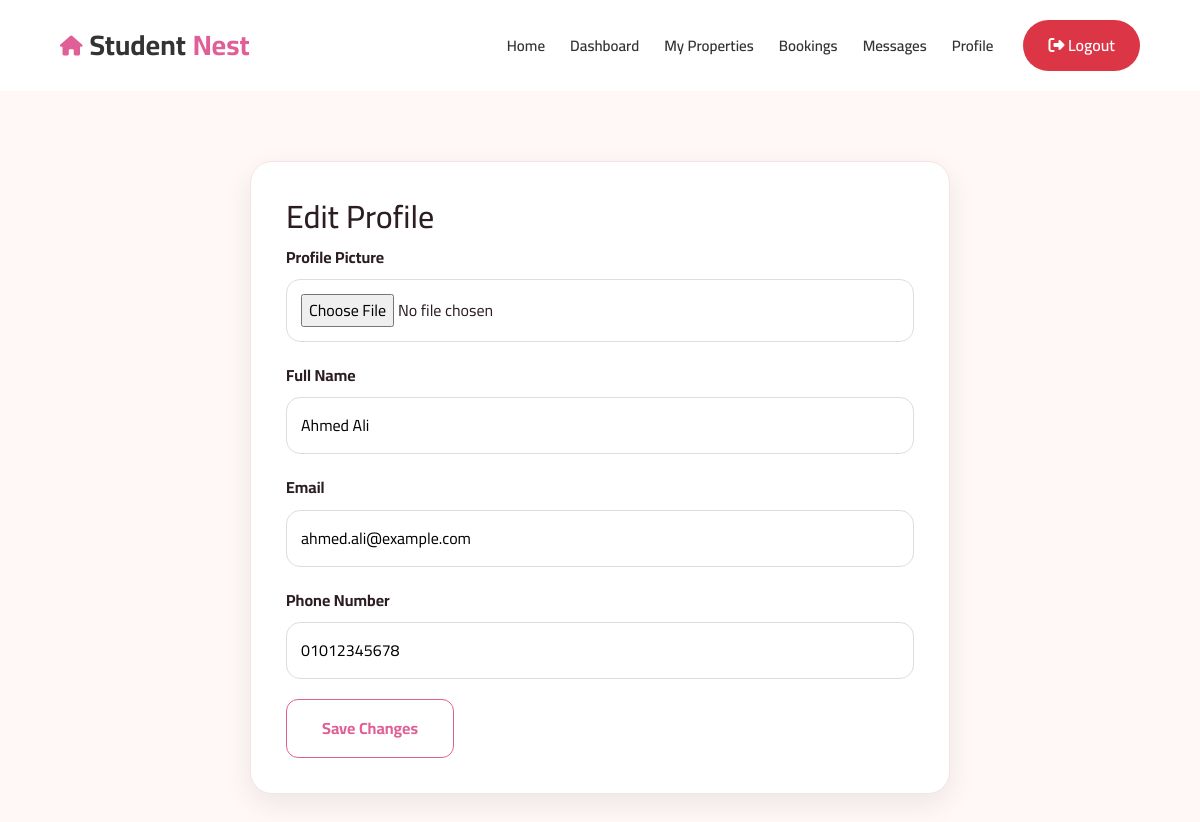
The app's page /dashboard_2/edit-profile.php (signed in) with its own data.
### tables this page shows
CREATE TABLE `users` (
  `id` int(11) NOT NULL,
  `name` varchar(100) DEFAULT NULL,
  `email` varchar(100) DEFAULT NULL,
  `phone` varchar(20) DEFAULT NULL,
  `password` varchar(255) DEFAULT NULL,
  `role` enum('tenant','landlord') DEFAULT NULL,
  `image` varchar(255) DEFAULT NULL
);

### dashboard_2/edit-profile.php (the view, shortened to what this page needs)
<?php
require "../db.php";
require "../includes/header.php";
$userId = $_SESSION['user_id'];
$userQuery = mysqli_prepare(
    $connect,
    "SELECT name, email, phone, image
     FROM users
     WHERE id = ?"
);
mysqli_stmt_bind_param(
    $userQuery,
    "i",
    $userId
);
mysqli_stmt_execute($userQuery);
$userResult = mysqli_stmt_get_result($userQuery);
$user = mysqli_fetch_assoc($userResult);
?>
<!DOCTYPE html>
<html lang="en">
<head>
     <link rel="stylesheet" href="../css/dashboard.css">
    <link
        rel="stylesheet"
        href="../assest/css/tenant.css">
         <link
        rel="stylesheet"
        href="../assest/css/style.css">
        <link rel="stylesheet" href="../css/navbar.css">
</head>
<body>
<?php include"navbar.php";?>
<section class="edit-profile">
    <div class="container">
        <div class="profile-form">
            <h2>Edit Profile</h2>
            <form
                method="POST"
                enctype="multipart/form-data">
                <div class="form-group">
                    <label>Profile Picture</label>
                    <input
                        type="file"
                        name="image"
                        accept="image/*">
                </div>
                <div class="form-group">
                    <label>Full Name</label>
                    <input
                        type="text"
                        name="full_name"
                        value="<?php echo htmlspecialchars($user['name'] ?? ''); ?>"
                        required>
                </div>
                <div class="form-group">
                    <label>Email</label>
                    <input
                        type="email"
                        name="email"
                        value="<?php echo htmlspecialchars($user['email'] ?? ''); ?>"
                        required>
                </div>
                <div class="form-group">
                    <label>Phone Number</label>
                    <input
                        type="text"
                        name="phone"
                        value="<?php echo htmlspecialchars($user['phone'] ?? ''); ?>"
                        required>
                </div>
                <button
                    class="main-btn"
                    type="submit">
                    Save Changes
                </button>
            </form>
        </div>
    </div>
</section>
</body>
</html>

### assest/css/style.css (style rules this page uses)
:root { --primary: #e05f97; --primary-hover:#c97d84; --light:#fcebed; --bg:#fff8f7; --dark:#2b1d22; --gray:#777777; --white:#ffffff; }
* { margin:0; padding:0; box-sizing:border-box; font-family:"Cairo",sans-serif; }
html { scroll-behavior:smooth; }
body { background:var(--bg); overflow-x:hidden; color:var(--dark); line-height:1.7; }
.main-btn { background:#fff; color:var(--primary); text-decoration:none; padding:15px 35px; border-radius:12px; border:1px solid var(--primary); transition:.3s; font-weight:700; }
.main-btn, .second-btn { display:flex; justify-content:center; align-items:center; min-height:55px; }
body { overflow-x:hidden; }
.container { width:min(90%,1200px); margin:auto; }

### css/dashboard.css (style rules this page uses)
:root { --primary-color: #e05f97; --primary-dark: #d64f88; --light-color: #feebf3; --white: #ffffff; --text-color: #333333; --secondary-text: #777777; --border-color: #eeeeee; --success-color: #28a745; --danger-color: #dc3545; --warning-color: #ffc107; --shadow: 0 5px 20px rgba(0, 0, 0, .10); --radius: 12px; --transition: .3s; }
* { margin: 0; padding: 0; box-sizing: border-box; }
body { font-family: Arial, Helvetica, sans-serif; background: var(--light-color); color: var(--text-color); line-height: 1.6; }
button, input, textarea, select { font-family: inherit; }

### assest/css/tenant.css (style rules this page uses)
:root { --primary: #e05f97; --primary-hover:#c97d84; --bg:#fff8f7; --light:#fcebed; --dark:#2b1d22; --gray:#777; --white:#fff; --border:#f4e4e6; --shadow:0 10px 30px rgba(0,0,0,.08); --radius:22px; }
* { margin:0; padding:0; box-sizing:border-box; font-family:"Cairo",sans-serif; }
html { scroll-behavior:smooth; }
body { background:var(--bg); color:var(--dark); line-height:1.7; }
.container { width:min(90%,1200px); margin:auto; }
section { padding:70px 0; }
.main-btn, .details-btn, .second-btn, .remove-btn, .favorite-btn { display:inline-flex; align-items:center; justify-content:center; gap:8px; padding:13px 20px; border:none; border-radius:30px; cursor:pointer; font-weight:700; transition:.35s; text-decoration:none; flex:1; white-space:nowrap; }
.main-btn { background:#fff; color:var(--primary); border:1px solid var(--primary); }
.welcome-box, .search-box, .profile-card, .profile-form, .chat-box, .chat-sidebar, .notification-card, .property-card, .booking-table { background:#fff; border-radius:var(--radius); border:1px solid var(--border); box-shadow:var(--shadow); }
.profile-form { max-width:700px; margin:auto; padding:35px; }
.form-group { margin-bottom:20px; }
.form-group label { display:block; margin-bottom:8px; font-weight:700; }
.form-group input, .form-group select, .form-group textarea { width:100%; padding:14px; border:1px solid #ddd; border-radius:14px; outline:none; transition:.3s; }
@media (max-width:1200px) { .container { width:92%; } }

### records on screen
users: full_name "Ahmed Ali", email "ahmed.ali@example.com", phone "01012345678"
